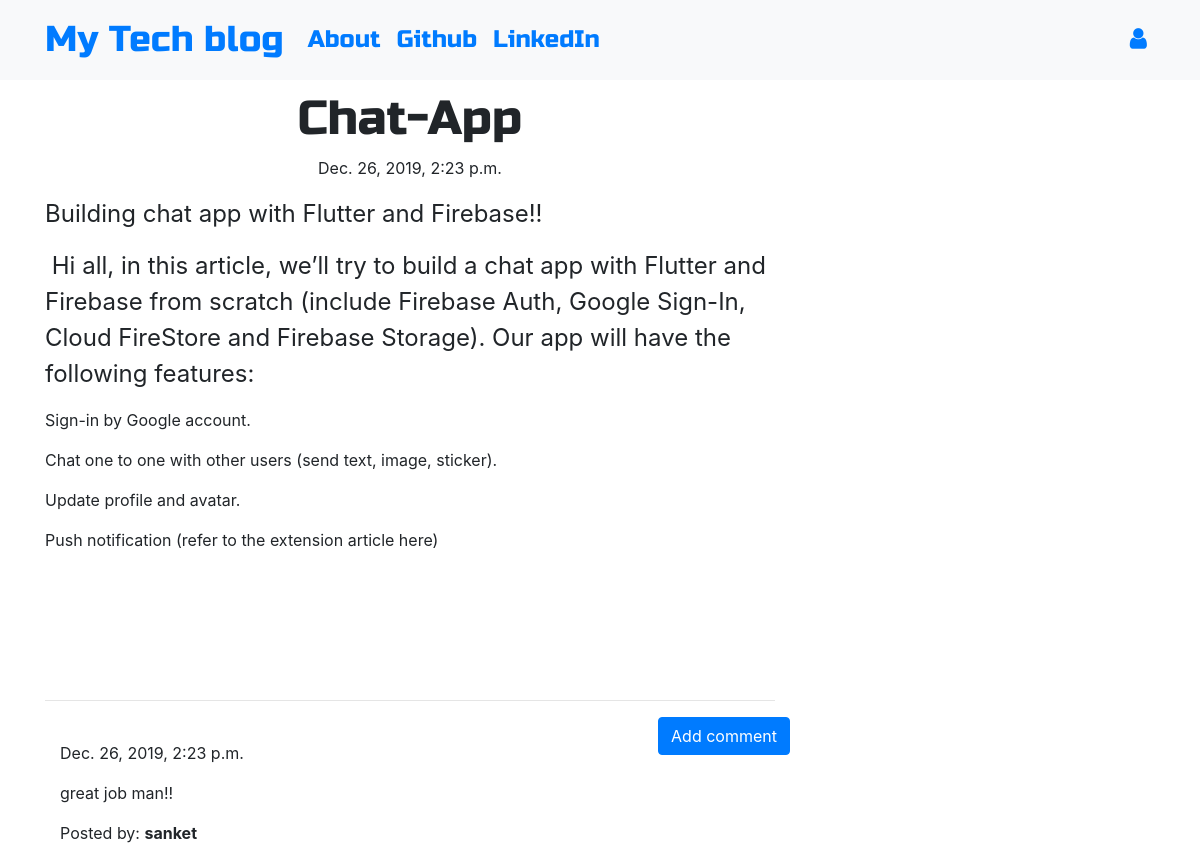
Screenshot of /post/3 with the database file from the repository.
### blog/models.py (models this page shows, shortened)
class Post(models.Model):
    author = models.ForeignKey('auth.User',on_delete=models.CASCADE)
    title = models.CharField(max_length=200)
    text = models.TextField()
    created_date = models.DateTimeField(default=timezone.now)
    published_date = models.DateTimeField(blank=True, null=True)

class Comment(models.Model):
    post = models.ForeignKey('blog.Post', related_name='comments',on_delete=models.CASCADE)
    author = models.CharField(max_length=200)
    text = models.TextField()
    created_date = models.DateTimeField(default=timezone.now)
    approved_comment = models.BooleanField(default=False)

### blog/views.py (the view)
# urls.py: path('post/<int:pk>', views.PostDetailView.as_view(), name='post_detail'),
class PostDetailView(DetailView):
    model = Post

### blog/templates/blog/post_detail.html (shortened to what this page needs)
{% extends 'blog/base.html' %}
{% block content %}
        <h1 class='posttitle loader'>{{ post.title }}</h1>
        {% if post.published_date %}
            <div class="date postdate">
                {{ post.published_date }}
            </div>
        {% else %}
            <a class="btn btn-outline-dark" href="{% url 'post_publish' pk=post.pk %}">Publish</a>
        {% endif %}
      <p class='postcontent' >{{ post.text|safe|linebreaksbr }}</p>
  <hr>
  <a class="btn btn-primary btn-comment" href="{% url 'add_comment_to_post' pk=post.pk %}">Add comment</a>
  <div class="container">
  {% for comment in post.comments.all %}
  <br>
      {% if user.is_authenticated or comment.approved_comment %}
              {{ comment.created_date }}
          <p>{{ comment.text|safe|linebreaks }}</p>
          <p>Posted by: <strong>{{ comment.author }}</strong></p>
      {% endif %}
  {% empty %}
      <p>No comments posted.</p>
  {% endfor %}
</div>
{% endblock %}

### blog/static/css/blog.css (style rules this page uses)
.postdate { text-align: center; }
.posttitle { font-family: 'Russo One', sans-serif; font-size: 3em; text-align: center; }
.postcontent { font-family: 'Montserrat'; font-size: 1.5em; }
.btn-comment { position: absolute; right: 0px; }
.loader { filter:hue-rotate(0deg); color: linear-gradient(45deg,#0f8,#08f); animation:hue 5000ms infinite linear; }

### rows the page displays
Post: title "Chat-App", published_date "Dec. 26, 2019, 2:23 p.m.", text "Building chat app with Flutter and Firebase!! Hi all, in this article, we’ll try to build a chat app with Flutter and Firebase from scratch (include Firebase Auth, Google Sign-In, Cloud FireStore and Firebase Storage). Our app will have the following features: Sign-in by Google account. Chat one to one with other users (send text, image, sticker). Update profile and avatar. Push notification (refer to the extension article here)"
Comment: created_date "Dec. 26, 2019, 2:23 p.m.", text "great job man!!", author "sanket"
